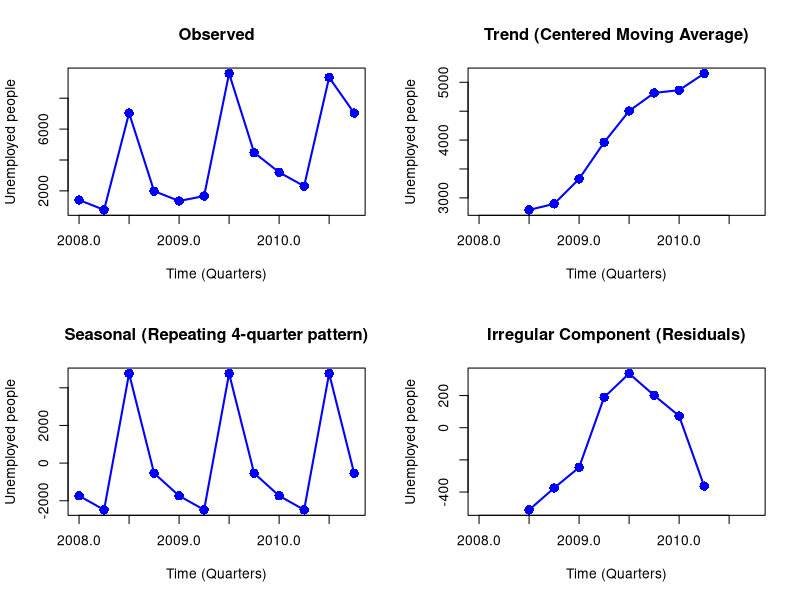
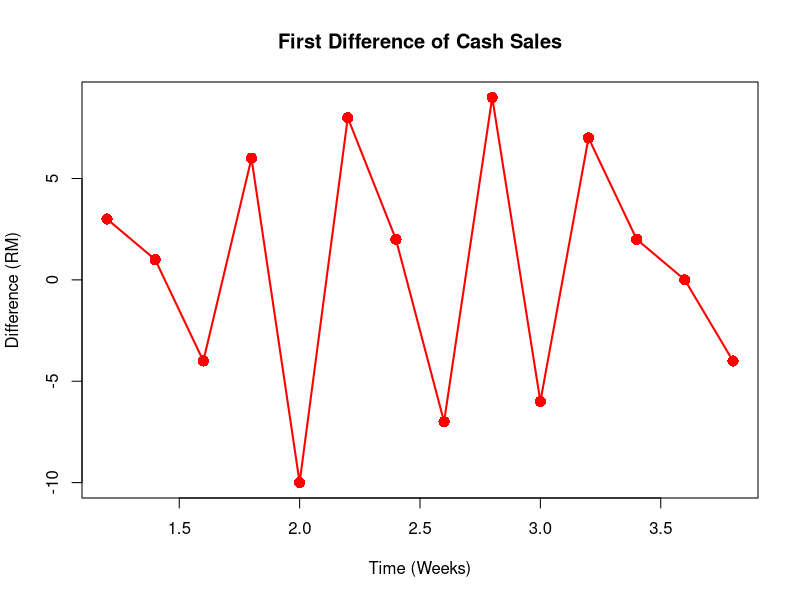
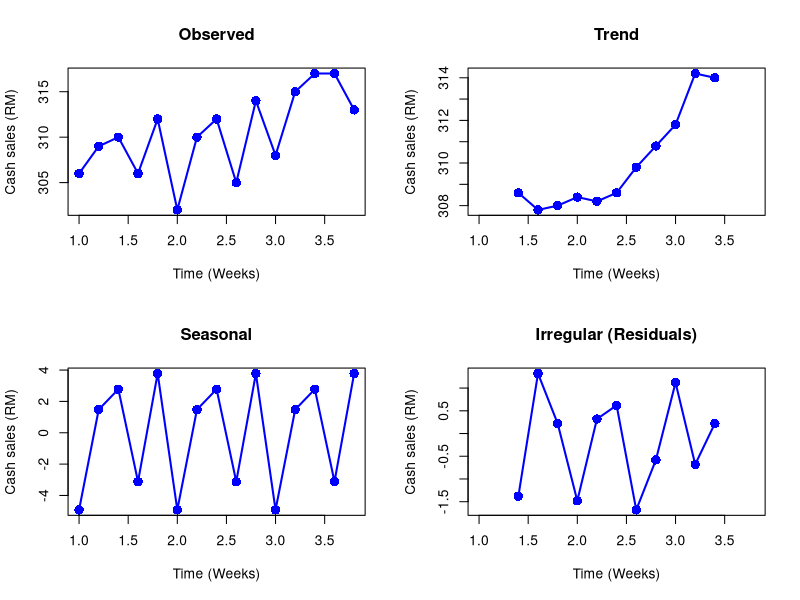

The R source for these figures, in order:
# Tutorial 5 Q1

y <- c(1408, 768, 7040, 1984, 1344, 1664, 9600, 4480, 3200, 2304, 9344, 7040)
Y <- ts(y, frequency = 4, start = c(2008, 1))

component <- decompose(Y)

par(mfrow=c(2,2))

# Observed
plot(Y, 
     type = "o",      # Plots both points and lines overlapping
     pch = 16,        # Changes the point shape to a solid, bold circle
     cex = 1.5,       # Increases the size of the points (1 is default)
     lwd = 2,         # Thickens the connecting line (1 is default)
     col = "blue",    # Adds some color
     main = "Observed",
     ylab = "Unemployed people",
     xlab = "Time (Quarters)")

# Trend
plot(component$trend, 
     type = "o",      
     pch = 16,        
     cex = 1.5,       
     lwd = 2,         
     col = "blue",    
     main = "Trend (Centered Moving Average)",
     ylab = "Unemployed people",
     xlab = "Time (Quarters)")

# Seasonal
plot(component$seasonal, 
     type = "o",      
     pch = 16,        
     cex = 1.5,       
     lwd = 2,         
     col = "blue",    
     main = "Seasonal (Repeating 4-quarter pattern)",
     ylab = "Unemployed people",
     xlab = "Time (Quarters)")

# Random (Irregular)
plot(component$random, 
     type = "o",      
     pch = 16,        
     cex = 1.5,       
     lwd = 2,         
     col = "blue",    
     main = "Irregular Component (Residuals)",
     ylab = "Unemployed people",
     xlab = "Time (Quarters)")

par(mfrow=c(1,1))


# Tutorial 5 Q2

y <- c(306, 309, 310, 306, 312, 302, 310, 312, 305, 314, 308, 315, 317, 317, 313)
Y <- ts(y, frequency = 5, start=c(1,1))

component <- decompose(Y)

Y_diff <- diff(Y)
plot(Y_diff,
     type = "o",      # Plots both points and lines overlapping
     pch = 16,        # Solid, bold circle
     cex = 1.5,       # Increases point size
     lwd = 2,         # Thickens the connecting line
     col = "red",     # Using red to distinguish it from your original data
     main = "First Difference of Cash Sales",
     ylab = "Difference (RM)",
     xlab = "Time (Weeks)")

par(mfrow=c(2,2))

# Observed
plot(Y, 
     type = "o",      # Plots both points and lines overlapping
     pch = 16,        # Changes the point shape to a solid, bold circle
     cex = 1.5,       # Increases the size of the points (1 is default)
     lwd = 2,         # Thickens the connecting line (1 is default)
     col = "blue",    # Adds some color
     main = "Observed",
     ylab = "Cash sales (RM)",
     xlab = "Time (Weeks)")

# Trend
plot(component$trend, 
     type = "o",      
     pch = 16,        
     cex = 1.5,       
     lwd = 2,         
     col = "blue",    
     main = "Trend",
     ylab = "Cash sales (RM)",
     xlab = "Time (Weeks)")

# Seasonal
plot(component$seasonal, 
     type = "o",      
     pch = 16,        
     cex = 1.5,       
     lwd = 2,         
     col = "blue",    
     main = "Seasonal",
     ylab = "Cash sales (RM)",
     xlab = "Time (Weeks)")

# Random (Irregular)
plot(component$random, 
     type = "o",      
     pch = 16,        
     cex = 1.5,       
     lwd = 2,         
     col = "blue",    
     main = "Irregular (Residuals)",
     ylab = "Cash sales (RM)",
     xlab = "Time (Weeks)")

par(mfrow=c(1,1))
